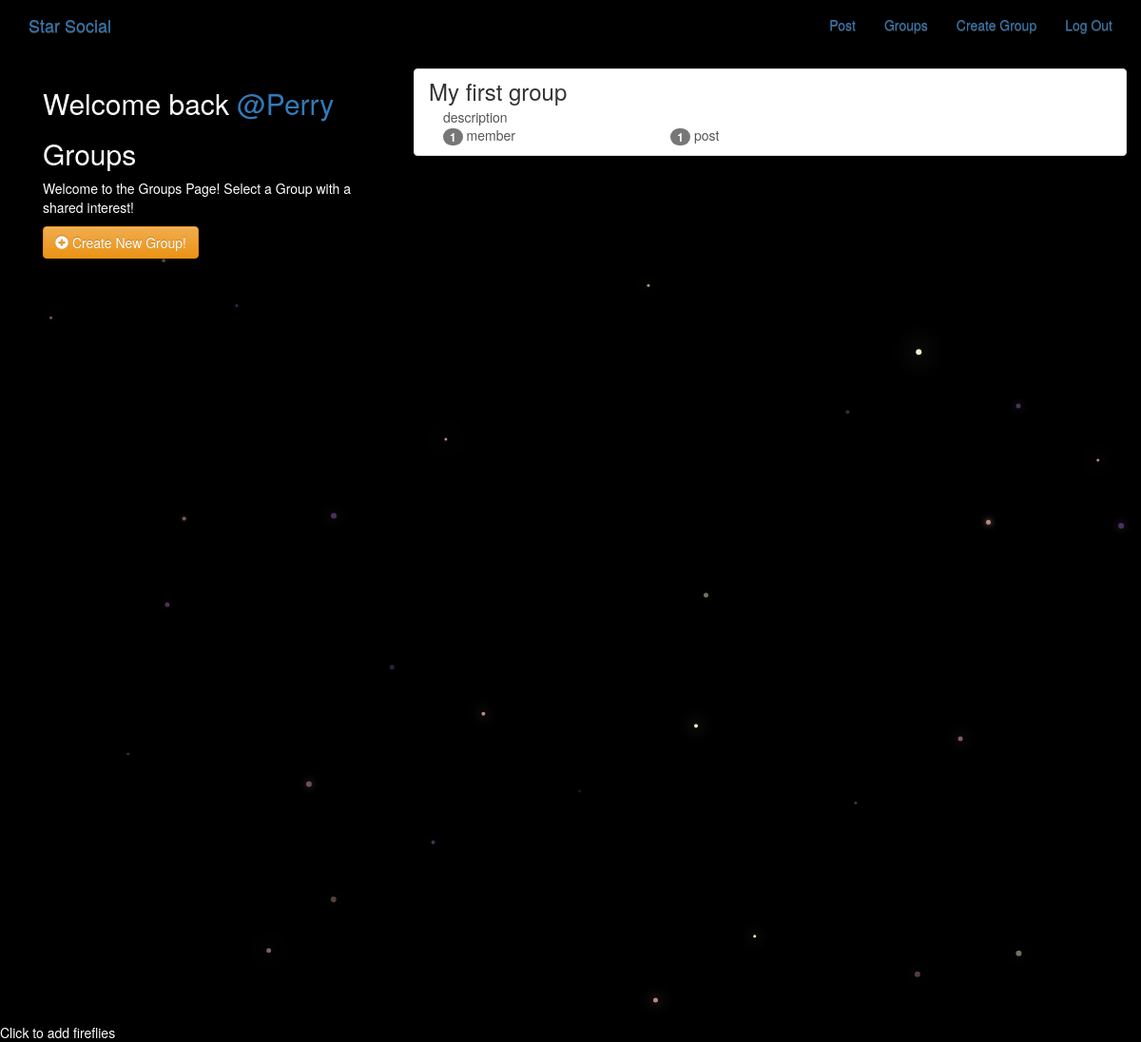
Page /groups/ (signed in) on the committed database.
### groups/models.py (models this page shows, shortened)
class Group(models.Model):
    name = models.CharField(max_length=256, unique=True)
    slug = models.SlugField(allow_unicode=True, unique=True)
    description = models.TextField(blank=True, default='')
    description_html = models.TextField(editable=False, default='', blank=True)
    members = models.ManyToManyField(User, through='GroupMember')
    class Meta:
        ordering = ['name']

### groups/views.py (the view)
# urls.py: path("", views.ListGroups.as_view(), name='all'),
class ListGroups(generic.ListView):
    model = Group

### groups/templates/groups/group_list.html
{% extends "groups/group_base.html" %}
{% block pregroup %}
<div class="col-md-4">
    <div class="content">
        {% if user.is_authenticated %}
        <h2>
            Welcome back
            <a href="{% url 'posts:for_user' username=user.username %}">@{{user.username }}</a>
        </h2>
        {% endif %}
        <h2>Groups</h2>
        <p>Welcome to the Groups Page! Select a Group with a shared interest!</p>
    </div>
    {% if user.is_authenticated %}
    <a href="{% url 'groups:create' %}" class="btn btn-md btn-fill btn-warning"><span
            class="glyphicon glyphicon-plus-sign"></span> Create New Group!</a>
    {% endif %}
</div>
{% endblock %}
{% block group_content %}
<div class="col-md-8">
    <div class="list-group">
        {% for group in object_list %}
        <a class="list-group-item" href="{% url 'groups:single' slug=group.slug %}">
            <h3 class="title list-group-item-heading">{{ group.name }}</h3>
            <div class="list-group-item-text container-fluid">
                {{ group.description_html|safe }}
                <div class="row">
                    <div class="col-md-4">
                        <span class="badge">{{ group.members.count }}</span> member{{ group.members.count|pluralize }}
                    </div>
                    <div class="col-md-4">
                        <span class="badge">{{ group.posts.count }}</span> post{{ group.posts.count|pluralize }}
                    </div>
                </div>
            </div>
        </a>
        {% endfor %}
    </div>
</div>
{% endblock %}

### static/simplesocial/css/master.css (style rules this page uses)
body { margin: 0; overflow: hidden; background-color: black; color: white; }

### rows in the picture
Group: name "My first group", description_html "description", members.count "1", posts.count "1"

### other values in the picture
{{ user.username }} "Perry"
